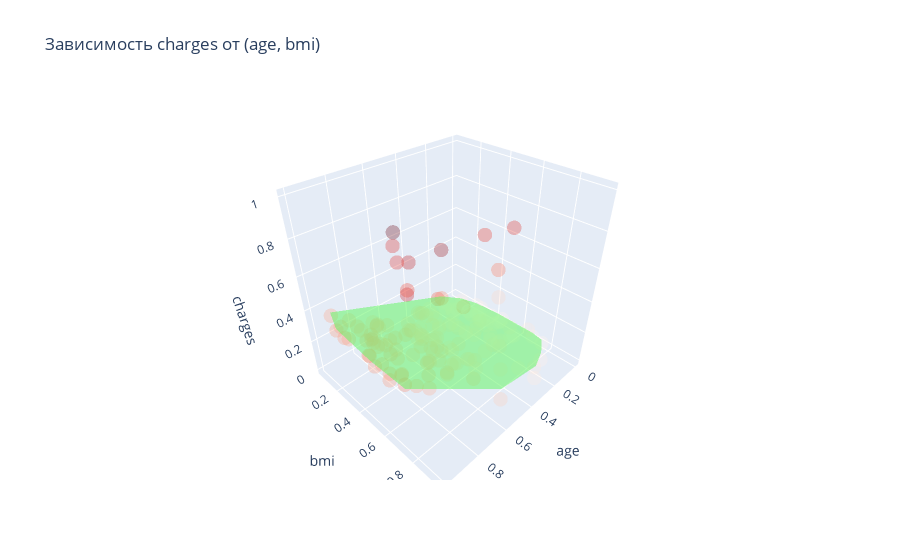

Notebook code cell kept with this figure:
### Code cell
my3dplot(
    x_train, y_train,  not True,
    x_test,  y_test,   True, 
    y_pred,                True, 
    "age",  "bmi", *target)

### Figure 1 — Plotly figure (JSON) as saved in the notebook; plotly's stock layout.template omitted (floating-point values rounded to 4 significant figures; data arrays with more than 128 entries replaced by an {"elided": "..."} marker saying what was removed)
{"data": [{"marker": {"color": {"elided": "153 float values"}, "colorscale": [[0, "rgb(255,245,240)"], [0.125, "rgb(254,224,210)"], [0.25, "rgb(252,187,161)"], [0.375, "rgb(252,146,114)"], [0.5, "rgb(251,106,74)"], [0.625, "rgb(239,59,44)"], [0.75, "rgb(203,24,29)"], [0.875, "rgb(165,15,21)"], [1, "rgb(103,0,13)"]], "opacity": 0.3, "size": 5}, "mode": "markers", "name": "Проверочные", "type": "scatter3d", "x": {"elided": "153 float values"}, "y": {"elided": "153 float values"}, "z": {"elided": "153 float values"}}, {"color": "rgba(100,244,100,0.6)", "name": "Вычисленный", "opacity": 0.9, "type": "mesh3d", "x": {"elided": "153 float values"}, "y": {"elided": "153 float values"}, "z": {"elided": "153 float values"}}], "layout": {"scene": {"xaxis": {"title": {"text": "age"}}, "yaxis": {"title": {"text": "bmi"}}, "zaxis": {"title": {"text": "charges"}}}, "title": {"text": "Завиcимость charges от (age, bmi)"}}}
